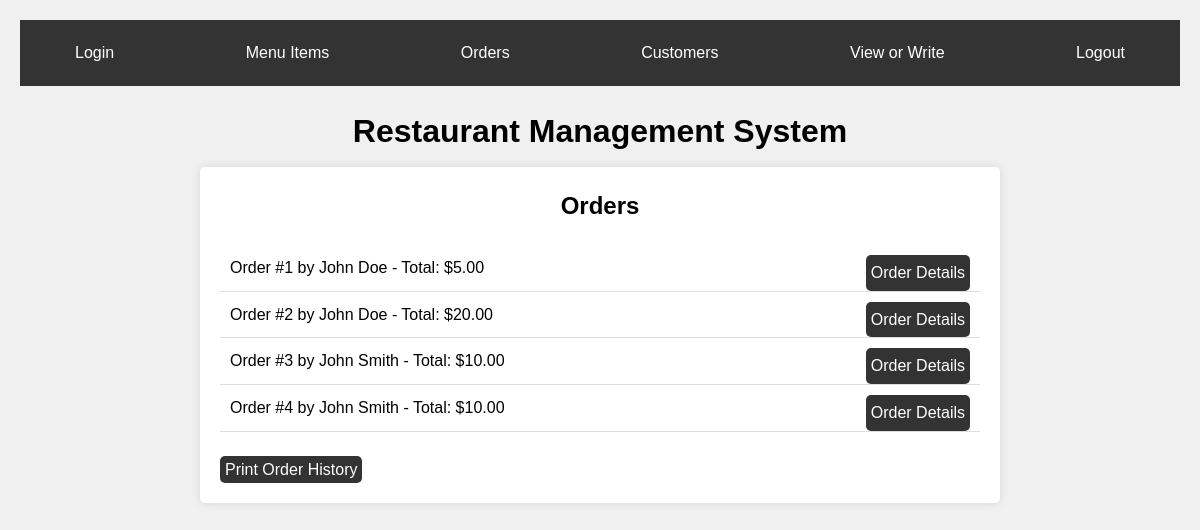
Screenshot of /order/ (signed in) with the database file from the repository.
### order/models.py (models this page shows, shortened)
class Order(models.Model):
    id = models.AutoField(primary_key=True)
    menu_id = models.ForeignKey(menuItem, on_delete=models.CASCADE)
    menu_name = models.CharField(max_length=100)
    customer_id = models.ForeignKey(Customer, on_delete=models.CASCADE)
    customer_name = models.CharField(max_length=100)
    quantity = models.IntegerField()
    rate = models.DecimalField(max_digits=10, decimal_places=2)
    total_price = models.DecimalField(max_digits=10, decimal_places=2)
    order_date = models.DateTimeField(auto_now_add=True)

### customer/models.py (models this page shows)
class Customer(models.Model):
    id = models.AutoField(primary_key=True)
    name = models.CharField(max_length=100)
    state = models.CharField(max_length=100)
    country = models.CharField(max_length=100)
    def __str__(self):
        return self.name

### order/views.py (the view)
# urls.py: path('', order_view, name='order-view'),
@login_required
@csrf_protect
@permission_classes([IsAuthenticated, CanViewOrder])
def order_view(request):
    orders = Order.objects.all()
    return render(request, 'order/order_history.html', {'orders': orders})

### templates/order/order_history.html (shortened to what this page needs)
{% extends "restaurant_manage/base.html" %}
{% load static %}
{% block content %}
    <h2>Orders</h2>
    <ul>
        {% for order in orders %}
            <li>Order #{{ order.id }} by {{ order.customer_id }} - Total: ${{ order.total_price }}
            <a href="{% url 'order-detail' order.id %}" class="align-right">Order Details</a></li>
        {% endfor %}
    </ul>
    <br>
    <a href="{% url 'print_order_history' %}" class="btn">Print Order History</a>
{% endblock %}

### static/restaurant_manage/list_styles.css (style rules this page uses)
* { margin: 0; padding: 0; box-sizing: border-box; }
body { font-family: Arial, sans-serif; line-height: 1.6; background-color: #f0f0f0; padding: 20px; }
main h2 { text-align: center; margin-bottom: 20px; }
main ul { list-style-type: none; padding: 0; }
main ul li { padding: 10px; border-bottom: 1px solid #ddd; }
a.align-right { float: right; background-color: #333; color: #fff; padding: 5px 5px; border-radius: 5px; text-decoration: none; transition: background-color 0.3s ease; }
a.btn { margin-top: 50px; background-color: #333; color: #fff; padding: 5px 5px; border-radius: 5px; text-decoration: none; transition: background-color 0.3s ease; }

### rows the page displays
Order: id "1", customer_id "John Doe", total_price "5.00"
Order: id "2", customer_id "John Doe", total_price "20.00"
Order: id "3", customer_id "John Smith", total_price "10.00"
Order: id "4", customer_id "John Smith", total_price "10.00"
